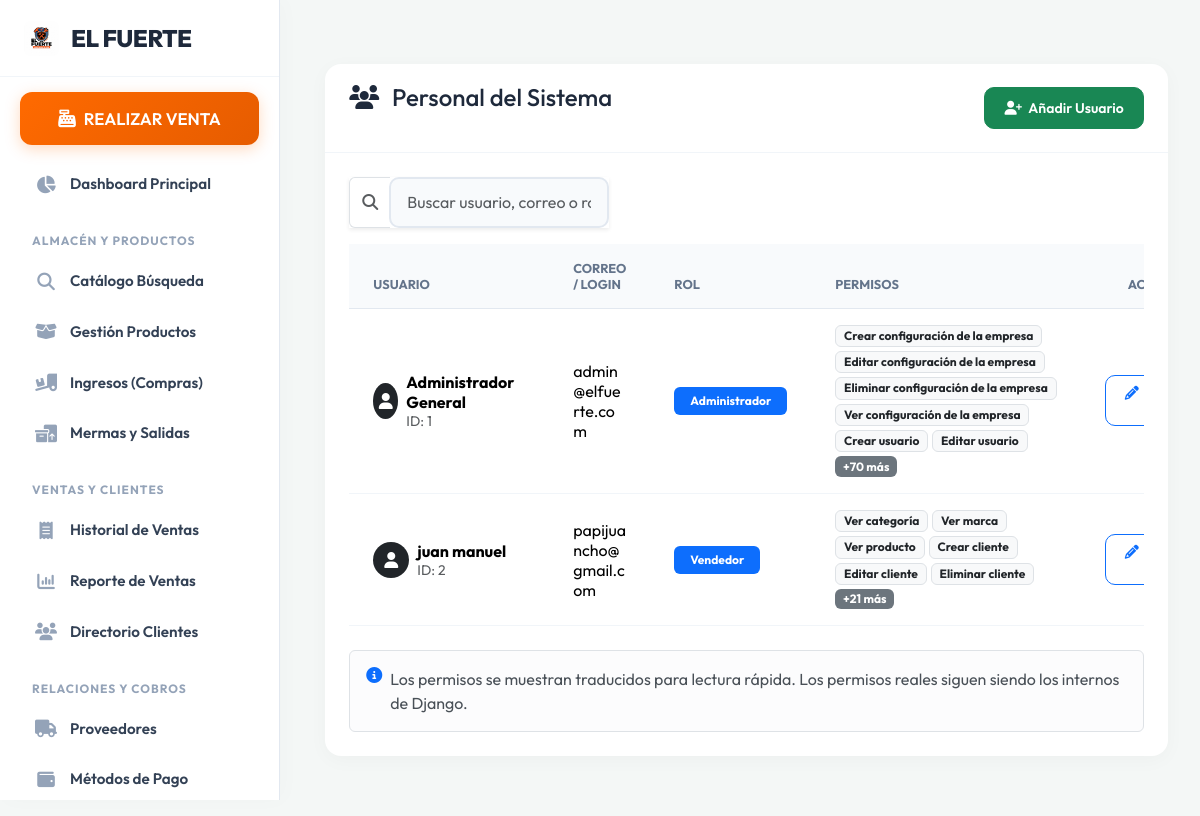
Page /usuarios/ (signed in) on the committed database.
### administracion/models.py (models this page shows, shortened)
class Usuario(models.Model):
    nombre = models.CharField(max_length=150)
    correo = models.EmailField(unique=True)
    contrasena = models.CharField(max_length=128)
    rol = models.ForeignKey(
        Group,
        on_delete=models.SET_NULL,
        null=True,
        blank=True
    )

### administracion/views.py (the view)
# urls.py: path('usuarios/', admin_views.lista_usuarios, name='lista_usuarios'),
@requiere_permiso("view_usuario")
def lista_usuarios(request):
    usuarios = Usuario.objects.select_related("rol").all().order_by("nombre")
    return render(request, "usuarios_lista.html", {"usuarios": usuarios})

### administracion/context_processors.py (called while the page is built, shortened)
def permisos_usuario(request):
    if request.user.is_authenticated:
        if request.user.is_superuser:
            from django.contrib.auth.models import Permission
            todos_los_permisos = Permission.objects.exclude(
                content_type__app_label__in=['admin', 'auth', 'contenttypes', 'sessions']
            ).values_list('codename', flat=True)
            return {'perms_ferreteria': list(todos_los_permisos)}
    return {'perms_ferreteria': []}

### templates/usuarios_lista.html (shortened to what this page needs)
{% extends 'base.html' %}
{% block contenido %}
<div class="container-fluid px-0">
    <div class="card shadow border-0 rounded-4">
        <div class="card-header bg-dark text-white d-flex justify-content-between align-items-center flex-wrap gap-2 py-3 rounded-top-4">
            <div>
                <h4 class="mb-0">
                    <i class="fa-solid fa-users me-2"></i>
                    Personal del Sistema
                </h4>
                <small class="text-white-50">Gestión de usuarios, roles y accesos</small>
            </div>
            {% if 'add_usuario' in perms_ferreteria or request.user.is_superuser %}
                <a href="{% url 'crear_usuario' %}" class="btn btn-success btn-sm">
                    <i class="fa-solid fa-user-plus me-1"></i>
                    Añadir Usuario
                </a>
            {% endif %}
        </div>
        <div class="card-body p-4">
            <div class="row g-2 mb-3">
                <div class="col-12 col-md-6 col-lg-4">
                    <div class="input-group shadow-sm">
                        <span class="input-group-text bg-white text-muted border-end-0">
                            <i class="fa-solid fa-magnifying-glass"></i>
                        </span>
                        <input type="text" id="buscadorTabla" class="form-control border-start-0" placeholder="Buscar usuario, correo o rol...">
                    </div>
                </div>
            </div>
            <div class="table-responsive">
                <table class="table table-hover align-middle mb-0" id="tablaUsuarios">
                    <thead class="table-light">
                        <tr>
                            <th>Usuario</th>
                            <th>Correo / Login</th>
                            <th>Rol</th>
                            <th>Permisos</th>
                            <th class="text-center" style="width: 130px;">Acciones</th>
                        </tr>
                    </thead>
                    <tbody>
                        {% for u in usuarios %}
                            <tr>
                                <td>
                                    <div class="d-flex align-items-center gap-2">
                                        <div class="rounded-circle bg-dark text-white d-flex align-items-center justify-content-center" style="width: 36px; height: 36px;">
                                            <i class="fa-solid fa-user"></i>
                                        </div>
                                        <div>
                                            <div class="fw-bold">{{ u.nombre }}</div>
                                            <small class="text-muted">ID: {{ u.id }}</small>
                                        </div>
                                    </div>
                                </td>
                                <td>
                                    <span class="text-break">{{ u.correo }}</span>
                                </td>
                                <td>
                                    {% if u.rol %}
                                        <span class="badge bg-primary px-3 py-2">{{ u.rol.name }}</span>
                                    {% else %}
                                        <span class="badge bg-secondary px-3 py-2">Sin rol</span>
                                    {% endif %}
                                </td>
                                <td>
                                    {% if u.rol %}
                                        <div class="d-flex flex-wrap gap-1">
                                            {% for p in u.rol.permissions.all|slice:":6" %}
                                                <span class="badge bg-light text-dark border">
                                                    {% if p.codename|slice:":4" == "add_" %}
                                                        Crear
                                                    {% elif p.codename|slice:":7" == "change_" %}
                                                        Editar
                                                    {% elif p.codename|slice:":7" == "delete_" %}
                                                        Eliminar
                                                    {% elif p.codename|slice:":5" == "view_" %}
                                                        Ver
                                                    {% else %}
                                                        Gestionar
                                                    {% endif %}
                                                    {% if p.content_type.model == "usuario" %}
                                                        usuario
                                                    {% elif p.content_type.model == "group" %}
                                                        rol
                                                    {% elif p.content_type.model == "permission" %}
                                                        permiso
                                                    {% elif p.content_type.model == "empresaconfig" %}
                                                        configuración de la empresa
                                                    {% elif p.content_type.model == "producto" %}
                                                        producto
                                                    {% elif p.content_type.model == "categoria" %}
                                                        categoría
                                                    {% elif p.content_type.model == "marca" %}
                                                        marca
                                                    {% elif p.content_type.model == "proveedor" %}
                                                        proveedor
                                                    {% elif p.content_type.model == "venta" %}
                                                        venta
                                                    {% elif p.content_type.model == "detalleventa" %}
                                                        detalle de venta
                                                    {% elif p.content_type.model == "pago" %}
                                                        pago
                                                    {% elif p.content_type.model == "cliente" %}
                                                        cliente
                                                    {% elif p.content_type.model == "tipopago" %}
                                                        método de pago
                                                    {% elif p.content_type.model == "descuento" %}
                                                        descuento
                                                    {% elif p.content_type.model == "entradastock" %}
                                                        entrada de stock
                                                    {% elif p.content_type.model == "detalleentrada" %}
                                                        detalle de entrada
                                                    {% elif p.content_type.model == "salidastock" %}
                                                        salida de stock
                                                    {% elif p.content_type.model == "detallesalida" %}
                                                        detalle de salida
                                                    {% else %}
                                                        {{ p.content_type.model }}
                                                    {% endif %}
                                                </span>
                                            {% empty %}
                                                <span class="text-muted small">Sin permisos asignados</span>
                                            {% endfor %}
                                            {% if u.rol.permissions.count > 6 %}
                                                <span class="badge bg-secondary">+{{ u.rol.permissions.count|add:"-6" }} más</span>
                                            {% endif %}
                                        </div>
                                    {% else %}
                                        <span class="text-muted small">Requiere rol</span>
                                    {% endif %}
                                </td>
                                <td class="text-center">
                                    <div class="d-flex justify-content-center gap-1">
                                        {% if 'change_usuario' in perms_ferreteria or request.user.is_superuser %}
                                            <a href="{% url 'editar_usuario' u.id %}" class="btn btn-sm btn-outline-primary" title="Editar usuario">
                                                <i class="fa-solid fa-pencil"></i>
                                            </a>
                                        {% else %}
                                            <button class="btn btn-sm btn-outline-secondary" disabled>
                                                <i class="fa-solid fa-pencil"></i>
                                            </button>
                                        {% endif %}
                                    </div>
                                </td>
                            </tr>
                        {% endfor %}
                    </tbody>
                </table>
            </div>
            <div class="alert alert-light border mt-4 mb-0">
                <div class="d-flex gap-2">
                    <i class="fa-solid fa-circle-info text-primary"></i>
                    <div>
                        Los permisos se muestran traducidos para lectura rápida. Los permisos reales siguen siendo los internos de Django.
                    </div>
                </div>
            </div>
        </div>
    </div>
</div>
{% endblock %}

### templates/base.html (style rules this page uses)
:root { --primary: #ff6a00; --primary-dark: #e65c00; --secondary: #1e293b; --bg-color: #f4f7f6; --sidebar-bg: #ffffff; --card-bg: #ffffff; --text-main: #334155; --sidebar-width: 280px; }
body { font-family: 'Outfit', sans-serif; background-color: var(--bg-color); color: var(--text-main); margin: 0; display: flex; min-height: 100vh; }
.container, .container-fluid { padding: 2rem; max-width: 1400px; }
.card { background: var(--card-bg); border: none !important; border-radius: 16px !important; box-shadow: 0 4px 20px rgba(0,0,0,0.03) !important; margin-bottom: 2rem; }
.card-header { background: transparent !important; border-bottom: 1px solid #f1f5f9 !important; padding: 1.2rem 1.5rem !important; font-weight: 700 !important; color: var(--secondary) !important; }
.table { margin-bottom: 0; }
.table thead th { border: none; background: #f8fafc; color: #64748b; font-weight: 700; font-size: 0.8rem; text-transform: uppercase; padding: 1rem 1.5rem; border-bottom: 1px solid #e2e8f0; }
.table tbody td { border-bottom: 1px solid #f1f5f9; padding: 1rem 1.5rem; vertical-align: middle; }
.btn { border-radius: 10px !important; font-weight: 600 !important; padding: 0.6rem 1.2rem !important; }
.form-control, .form-select { border-radius: 10px !important; border: 2px solid #e2e8f0 !important; padding: 0.7rem 1rem !important; background: #f8fafc !important; color: var(--secondary) !important; }

### rows in the picture
Usuario: nombre "Administrador General", id "1", correo "admin@elfuerte.com", rol.name "Administrador", rol.permissions.count|add "70"
Usuario: nombre "juan manuel", id "2", correo "papijuancho@gmail.com", rol.name "Vendedor", rol.permissions.count|add "21"
